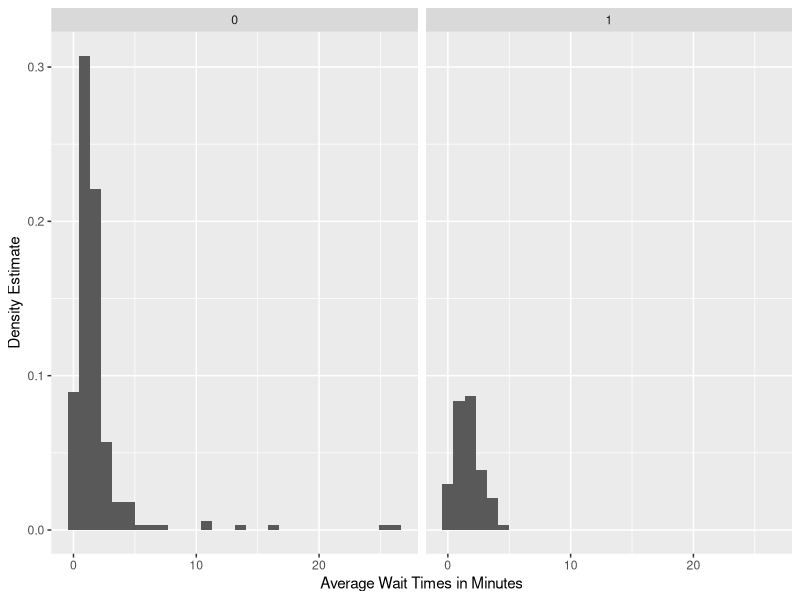
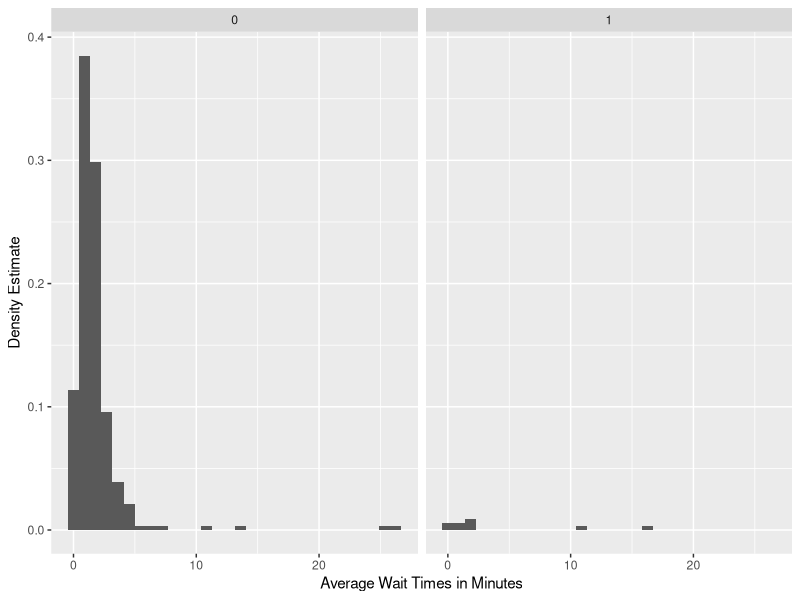
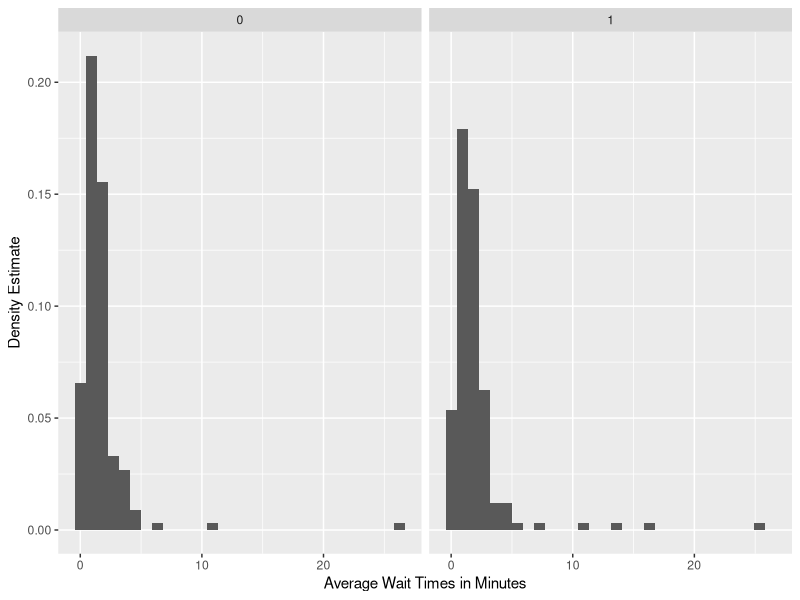
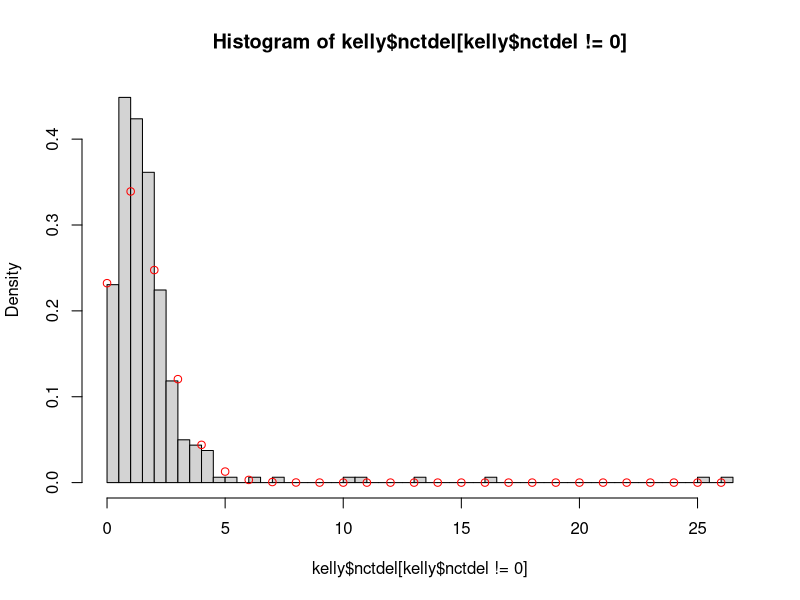
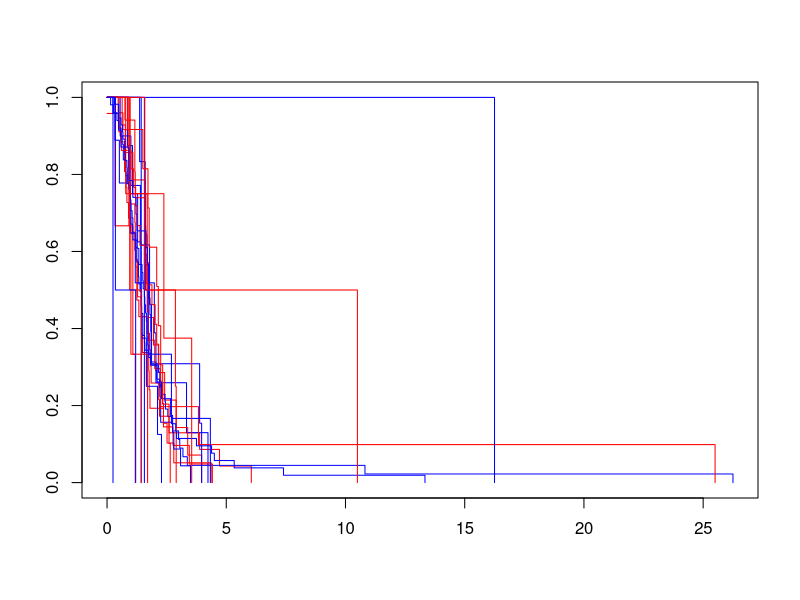

These charts were generated, in order, by the following R code:
## ---- chunk 1
library(dplyr)
library(magrittr)
library(knitr)
library(ggplot2)
## ---- chunk 2
kelly <- read.table("kellydat.txt", header = T)
## ---- chunk 3
kelly <- kelly %>% mutate(count_sn = sn1 + sn2*2 + sn3*3 + all4*4) %>% select(-c(sn1, sn2, sn3, all4))
kable(head(kelly))
## ---- chunk 4
ggplot(kelly, aes(x=nctdel)) +
  facet_wrap(~ black) +
  geom_histogram(aes(y=..count../sum(..count..))) +
  labs(x = "Average Wait Times in Minutes", y = "Density Estimate")
## ---- chunk 5
ggplot(kelly, aes(x=nctdel)) +
  facet_wrap(~ hisp) +
  geom_histogram(aes(y=..count../sum(..count..))) +
  labs(x = "Average Wait Times in Minutes", y = "Density Estimate")
## ---- chunk 6
ggplot(kelly, aes(x=nctdel)) +
  facet_wrap(~ male) +
  geom_histogram(aes(y=..count../sum(..count..))) +
  labs(x = "Average Wait Times in Minutes", y = "Density Estimate")
## ---- chunk 7
hist(kelly$nctdel[kelly$nctdel!=0.0],breaks=40,freq=F) # dist of wait times (zero wait times removed)
lines(seq(0,26),dpois(seq(0,26),1.46),type="p",col="red") # poisson model, arbitrary lambda
## ---- chunk 8
library(survival)
d2 <- Surv(kelly$nctdel, kelly$fail) #creates a survival object #preprocessed version of the data
km <- survfit(d2 ~ kelly$male + kelly$black + kelly$hisp + kelly$count_sn)
plot(km, col = c("red", "blue"))
print(km)
